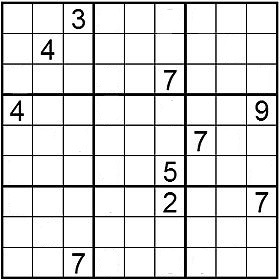
#> input picture images/sudoku_to_solve.jpg, 280 x 280 px
$ python -i main.py   (imports and definitions only)   (older library calls are emulated)
#> lines starting #> are read from the running program, lines starting #| are printed output that depends on the picture; after the words box and inside, x2 and y2 are one past the last pixel; in counts of white or black regions, pixels touching at a corner belong together
### digit_regoc.py
# -*- coding: utf-8 -*-
"""
Created on Sat Nov 21 14:38:53 2015

@author: Pavitrakumar

"""

import numpy as np
from scipy.misc.pilutil import imresize
import cv2
from skimage.feature import hog
import sys

# sys arg 1
TRAIN_DATA_IMG = 'digits.png'

# sys arg 2
USER_IMG = 'test_image.png'

DIGIT_DIM = 20  # size of each digit is SZ x SZ
CLASS_N = 10  # 0-9


# This method splits the input training image into small cells (of a single digit) and uses these cells as training data.
# The default training image (MNIST) is a 1000x1000 size image and each digit is of size 20x20. so we divide 1000/20 horizontally and 1000/20 vertically.
# If you are going to use a custom digit training image, then adjust the code below so that it properly captures the digits in your image.
# Also, change the labelling scheme in line 41 to correspond to your image.
def split2d(img, cell_size, flatten=True):
    h, w = img.shape[:2]
    sx, sy = cell_size
    cells = [np.hsplit(row, w // sx) for row in np.vsplit(img, h // sy)]
    cells = np.array(cells)
    if flatten:
        cells = cells.reshape(-1, sy, sx)
    return cells


def load_digits(fn):
    print('loading "%s for training" ...' % fn)
    digits_img = cv2.imread(fn, 0)
    digits = split2d(digits_img, (DIGIT_DIM, DIGIT_DIM))
#> further down, picture is the input picture: shape (280, 280, 3); min 0, max 255, mean 221.2
    labels = np.repeat(np.arange(CLASS_N), len(digits) / CLASS_N)
    # 2500 samples in the digits.png so repeat 0-9 2500/10(0-9 - no. of classes) times.
    return digits, labels


class KNN_MODEL():  # can also define a custom model in a similar class wrapper with train and predict methods
    # [14 lines left out: functions __init__, train, not called in this run]

    def predict(self, samples):
        retval, results, neigh_resp, dists = self.model.findNearest(samples, self.k)
        return results.ravel()


# [124 lines left out: functions contains, pixels_to_hog_20, get_digits, predictNumber, proc_user_img, not called in this run]


def setUp():
    DIGIT_DIM = 20  # size of each digit is SZ x SZ
    CLASS_N = 10  # 0-9
    TRAIN_DATA_IMG = 'digits.png'
    # USER_IMG = sys.argv[2]

    digits, labels = load_digits(TRAIN_DATA_IMG)

    print('training ....')
    # shuffle digits
    rand = np.random.RandomState(123)
    shuffle_index = rand.permutation(len(digits))

    digits, labels = digits[shuffle_index], labels[shuffle_index]

    train_digits_data = pixels_to_hog_20(digits)
    train_digits_labels = labels

    print('training KNearest...')  # gets 80% in most user images
    model = KNN_MODEL(k=5)
    model.train(train_digits_data, train_digits_labels)
    return model
    # proc_user_img(USER_IMG, model)


# [27 lines that do not run on import are left out]

### main.py
import cv2
import numpy as np
from numpy import tan, cos, sin, pi, fabs, sqrt, math
import imutils
from sklearn.externals import joblib
from skimage.feature import hog
from scipy.spatial.distance import cdist
import digit_regoc as recognizer

showSteps = False

# [1 line not run here, left out]

# [1 line that did not run here, left out]


# tablica z intami


# [72 lines left out: functions isValidLine, areValidBoxes, isBoardValid, solve, not called in this run]


def solveBoard(board):
    wynik, board = solve(0, 0, board)
    return wynik, board


# [398 lines left out: functions mergeRelatedLines, drawLine, calculateIntersections, calculateEdges, calculateBoardCorners, drawNumbersOnImage and 4 more, not called in this run]


def preprocessImage(img):
    gray = cv2.cvtColor(img, cv2.COLOR_BGR2GRAY)
    gray = cv2.GaussianBlur(gray, (5, 5), 0)
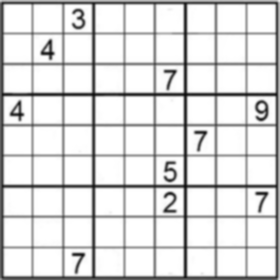
#> gray: shape (280, 280); min 11, max 255, mean 220.4
    gray_threshed2 = cv2.adaptiveThreshold(gray, 255, cv2.ADAPTIVE_THRESH_GAUSSIAN_C, cv2.THRESH_BINARY_INV, 5, 2)
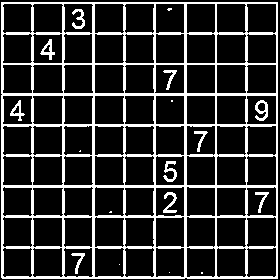
#> gray_threshed2: shape (280, 280); 19.4% white; 18 white regions (7 under 20 px), largest, box (x1, y1, x2, y2) and area: (1, 2, 278, 279) 14050, (255, 100, 268, 121) 143, (163, 161, 177, 182) 136
    kernel = [[0, 1, 0], [1, 1, 1], [0, 1, 0]]
    kernel = np.array(kernel)

#> (the run stopped early here; a loop or call above may not have finished)
